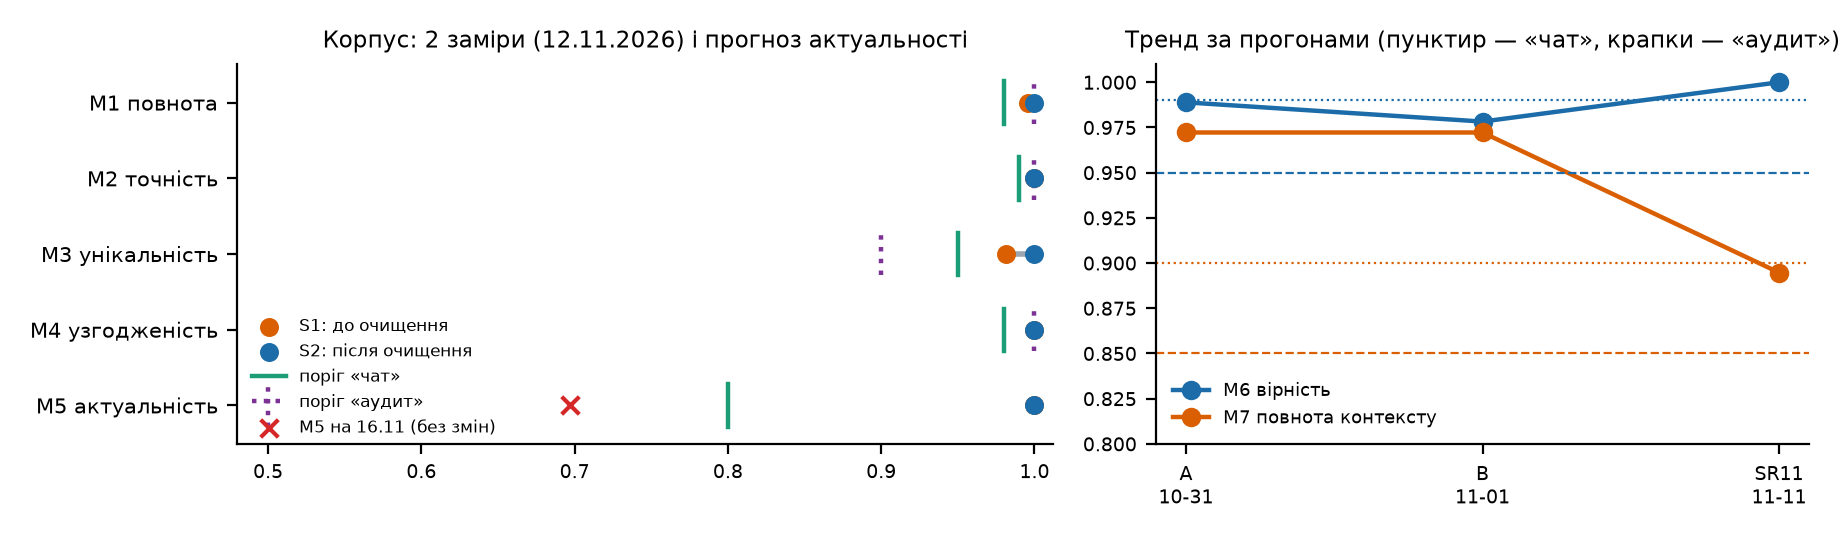

This figure's Python source:
import json,matplotlib; matplotlib.use('Agg'); import matplotlib.pyplot as plt
s1=json.load(open('snap/s1.json')); s2=json.load(open('snap/s2.json')); th=json.load(open('thresholds.json')); f=json.load(open('snap/s1_asof_1116.json'))
fig,ax=plt.subplots(1,2,figsize=(9.2,2.7),dpi=200,gridspec_kw={'width_ratios':[1.25,1]})
names=['M1 повнота','M2 точність','M3 унікальність','M4 узгодженість','M5 актуальність']; keys=['M1','M2','M3','M4','M5']
y=list(range(len(keys)))[::-1]
for yy,k in zip(y,keys):
    a,b=s1['metrics'][k],s2['metrics'][k]
    ax[0].plot([a,b],[yy,yy],color='#9aa5b1',lw=2,zorder=1)
    ax[0].scatter(a,yy,color='#d95f02',s=34,zorder=3,label='S1: до очищення' if yy==y[0] else None)
    ax[0].scatter(b,yy,color='#1b6ca8',s=34,zorder=3,label='S2: після очищення' if yy==y[0] else None)
    ax[0].plot([th['chat'][k]]*2,[yy-.28,yy+.28],color='#1b9e77',lw=1.6,label='поріг «чат»' if yy==y[0] else None)
    ax[0].plot([th['audit'][k]]*2,[yy-.28,yy+.28],color='#7b3294',lw=1.6,ls=':',label='поріг «аудит»' if yy==y[0] else None)
fm=f['metrics']['M5']; ax[0].scatter(fm,y[-1],marker='x',color='#d62728',s=40,zorder=4,label='M5 на 16.11 (без змін)')
ax[0].set_yticks(y); ax[0].set_yticklabels(names,fontsize=7.5); ax[0].set_xlim(0.48,1.012); ax[0].tick_params(axis='x',labelsize=7)
ax[0].set_title('Корпус: 2 заміри (12.11.2026) і прогноз актуальності',fontsize=8.3); ax[0].legend(fontsize=6,frameon=False,loc='lower left',bbox_to_anchor=(0,-.02))
runs=s1['runs']; lab=[f"{k}\n{v['date'][5:]}" for k,v in runs.items()]
for key,c,nm in [('faithfulness','#1b6ca8','M6 вірність'),('context_recall','#d95f02','M7 повнота контексту')]:
    ax[1].plot(lab,[v[key] for v in runs.values()],marker='o',color=c,lw=1.6,label=nm)
for key,c in [('M6','#1b6ca8'),('M7','#d95f02')]:
    ax[1].axhline(th['chat'][key],color=c,lw=.8,ls='--'); ax[1].axhline(th['audit'][key],color=c,lw=.8,ls=':')
ax[1].set_ylim(.80,1.01); ax[1].tick_params(labelsize=7); ax[1].legend(fontsize=6.5,frameon=False,loc='lower left')
ax[1].set_title('Тренд за прогонами (пунктир — «чат», крапки — «аудит»)',fontsize=8.3)
for a in ax:
    for s in ['top','right']: a.spines[s].set_visible(False)
plt.tight_layout(); plt.savefig('dashboard.png')
